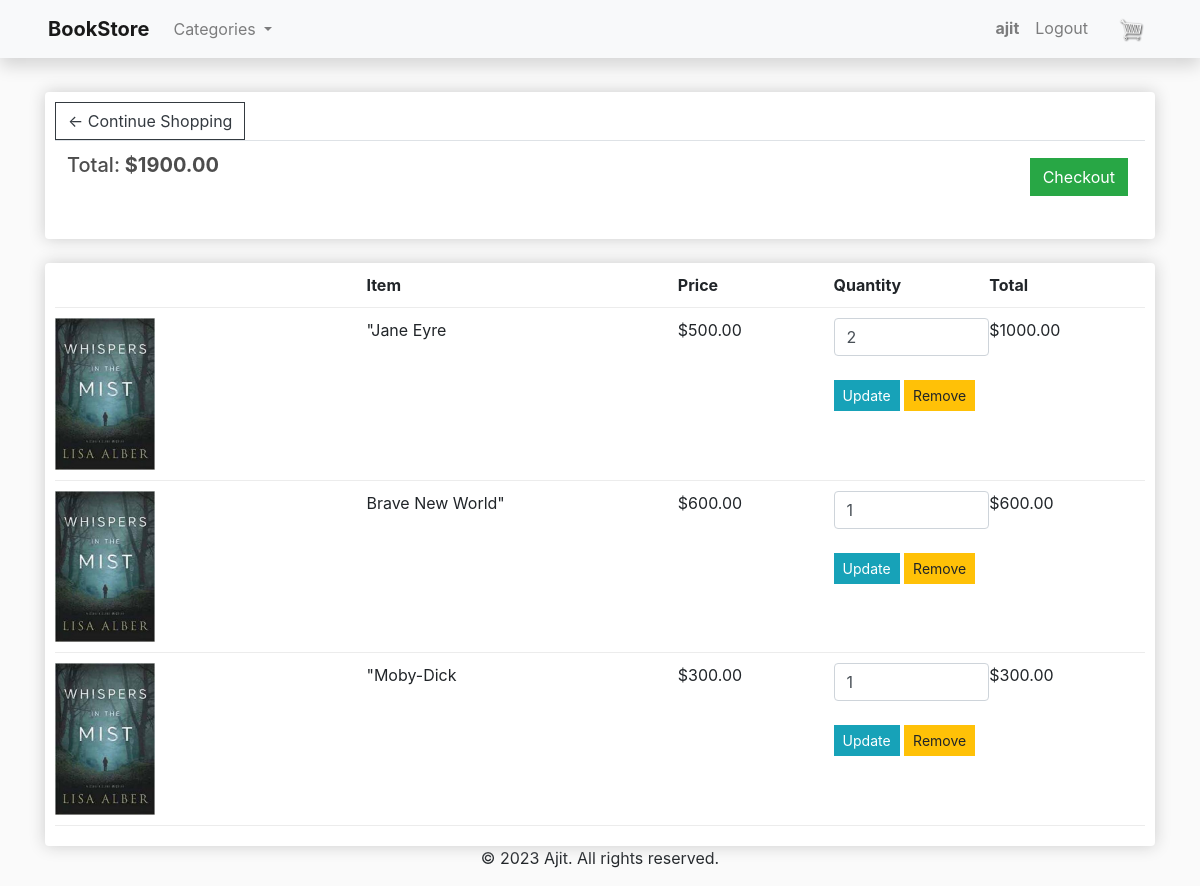
/cart/ (signed in), run on an earlier commit of the app's database.
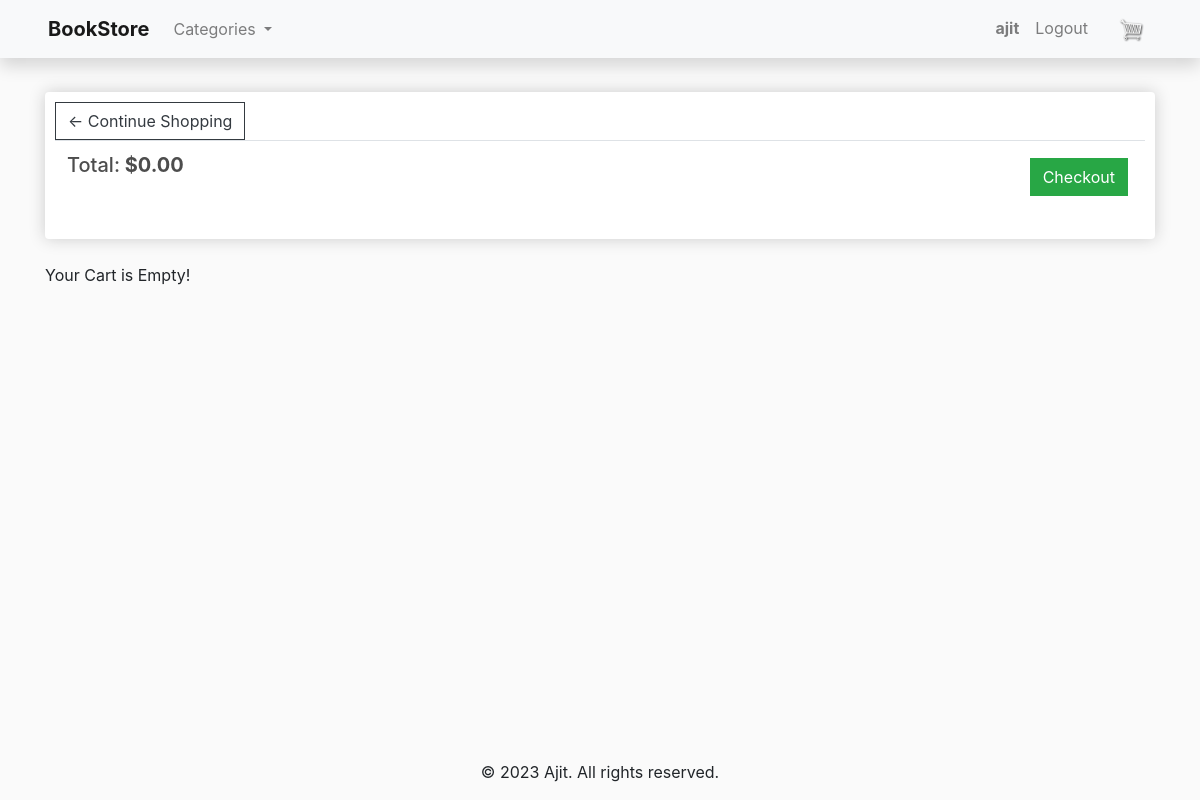
And on a later commit of the database.
### store/models.py (models this page shows, shortened)
class Cart(models.Model):
    user = models.ForeignKey(User, on_delete=models.CASCADE, blank=True, null=True)
    product = models.ForeignKey(Product, on_delete=models.SET_NULL, blank=True, null=True)
    order = models.ForeignKey(Order, on_delete=models.SET_NULL, blank=True, null=True)
    quantity = models.IntegerField(default=0, null=True, blank=True)
    date_added = models.DateTimeField(auto_now_add=True)

class Product(models.Model):
    name = models.CharField(max_length=200)
    slug=models.SlugField(max_length=210,unique=True)
    author = models.CharField(max_length=200, default='Not defined')
    description = models.TextField(max_length=3000, blank=True)
    price = models.DecimalField(max_digits=10, decimal_places=2)
    digital = models.BooleanField(default=False)
    image = models.ImageField(null=True, blank=True)
    category = models.ForeignKey(Category, on_delete=models.SET_NULL, null=True, blank=True)
    quantity   	 = models.IntegerField(default=0)
    @property
    def imageURL(self):
        try:
            url = self.image.url
        except ValueError:
            url = ''
        return url

### store/views.py (the view)
# urls.py: path('cart/', views.cart, name="cart"),
def cart(request):
    cart_items = Cart.objects.filter(user=request.user)
    categories = Category.objects.all()
    cart_total = 0
    for item in cart_items:
        item.total_price = item.product.price * item.quantity
        cart_total += item.total_price
    return render(request, 'store/cart.html', {'cart_items': cart_items, 'cart_total': cart_total,'categories':categories})

### templates/store/cart.html (shortened to what this page needs)
{% extends 'store/main.html' %}
{% load static %}
{% block content %}
<div class="container mt-4">
	<div class="row">
		<div class="col-lg-12">
			<div class="box-element">
				<a  class="btn btn-outline-dark" href="{% url 'store' %}">&#x2190; Continue Shopping</a>
 <table class="table">
					<tr>
						<th><h5>Total:<strong> ${{cart_total|floatformat:2}}</strong></h5></th>
						<th>
							<a  style="float:right; margin:5px;" class="btn btn-success" href="{% url 'checkout' %}">Checkout</a>
						</th>
					</tr>
				</table>
			</div>
			<br>
			{% if cart_items %}
			<div class="box-element">
				<div class="cart-row">
					<div style="flex:2"></div>
					<div style="flex:2"><strong>Item</strong></div>
					<div style="flex:1"><strong>Price</strong></div>
					<div style="flex:1"><strong>Quantity</strong></div>
					<div style="flex:1"><strong>Total</strong></div>
				</div>
				{% for item in cart_items %}
				<div class="cart-row">
					<div style="flex:2"><img class="row-image" src="{{item.product.imageURL}}"></div>
					<div style="flex:2"><p>{{item.product.name}}</p></div>
					<div style="flex:1"><p>${{item.product.price|floatformat:2}}</p></div>
					<div style="flex:1">
                        <form method="post" action="{% url 'update_cart' item.id %}">
                            <input type="number" class="form-control" id="quantity" name="quantity" min="1" max="{{ product.quantity }}" value="{{ item.quantity }}"><br>
                            <button type="submit" class="btn btn-sm btn-info" >Update</button>
							<td><a class="btn btn-sm btn-warning" href="{% url 'remove_from_cart' item.id %}">Remove</a></td>
                        </form>
					</div>
					<div style="flex:1"><p>${{item.total_price|floatformat:2}}</p></div>
				</div>
				{% endfor %}
			</div>
			{% else %}
			<p>Your Cart is Empty!</p>
		{% endif %}
		</div>
	</div>
	</div>
{% endblock content %}

What changed in the data, as far as the page shows it:
removed Cart: product.imageURL (picture), product.name "\"Jane Eyre", product.price "500.00", quantity "2", total_price "1000.00"
removed Cart: product.imageURL (picture), product.name "Brave New World\"", product.price "600.00", quantity "1", total_price "600.00"
removed Cart: product.imageURL (picture), product.name "\"Moby-Dick", product.price "300.00", quantity "1", total_price "300.00"
Also different on the page:
{{ cart_total|floatformat:2 }}: "1900.00" → "0.00"
text no longer shown: "Item Price Quantity Total"
text now shown: "Your Cart is Empty!"
